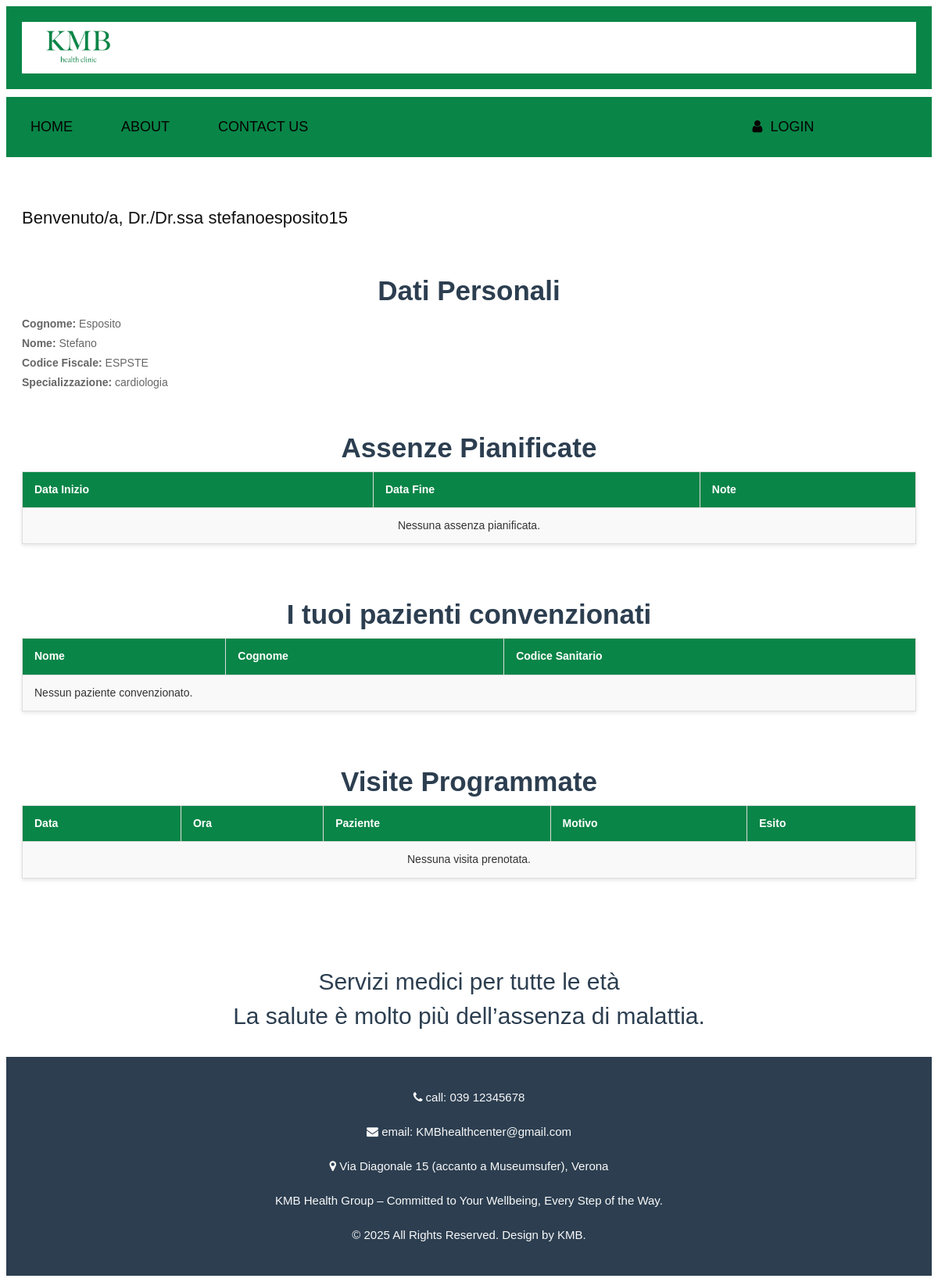
Page /users/medico/ (signed in) on the earlier database version.
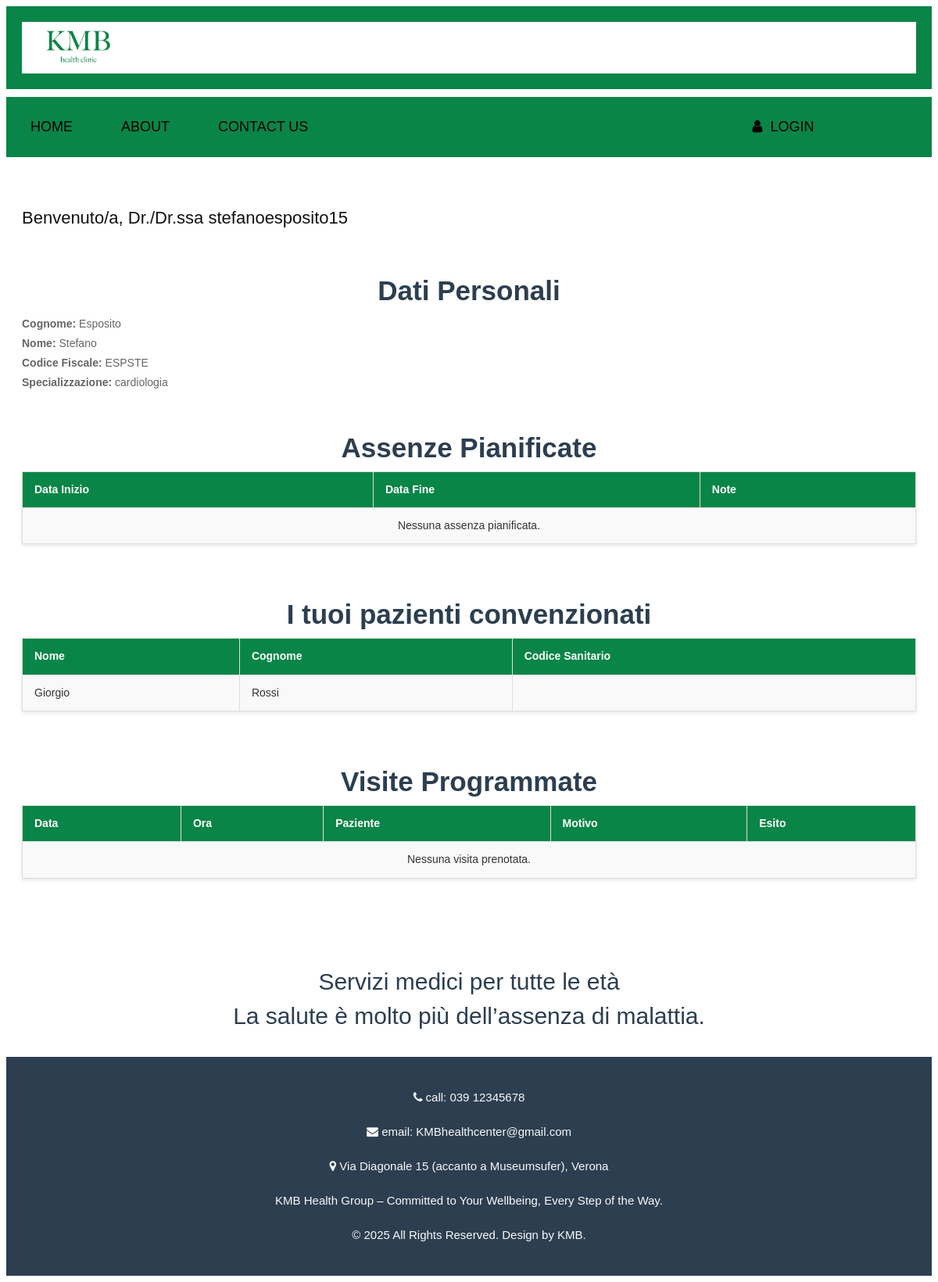
Same page on the later database version.
### users/models.py (models this page shows, shortened)
class UtenteBase(models.Model):
    user = models.OneToOneField(User, on_delete=models.CASCADE, primary_key=True)  # collegamento all'account Django
    cognome = models.CharField(max_length=50)
    nome = models.CharField(max_length=50)
    codice_fiscale = models.CharField(max_length=16)
    class Meta:
        abstract = True  # questo rende la classe astratta

class Medico(UtenteBase):
    specializzazione = models.CharField(max_length=30,   choices=SPECIALIZZAZIONE_CHOICES, blank=True, null=True)
    medici_sostituibili = models.ManyToManyField("self", blank=True)
    class Meta:
        verbose_name = "medico"
        verbose_name_plural = "medici"

class Paziente(UtenteBase):
    data_nascita = models.DateField()
    luogo_nascita = models.CharField(max_length=100)
    email = models.EmailField(default="insericiEmail@example.com")  # obbligatorio
    medico_curante = models.ForeignKey("Medico", on_delete=models.SET_NULL, null=True, related_name="medico_pazienti_curante")
    referente_adulto = models.CharField(max_length=100, blank=True, null=True, help_text="Nome e cognome del referente adulto per i minori di 14 anni")
    class Meta:
        verbose_name = "paziente"
        verbose_name_plural = "pazienti"

### users/views.py (the view)
# urls.py: path('medico/', pagina_medico, name='pagina_medico'),
@login_required
def pagina_medico(request):
    medico = get_object_or_404(Medico, user=request.user)
    pazienti = Paziente.objects.filter(medico_curante=medico)
    visite = Visita.objects.filter(prenotazione__medico=medico)
    medici_sostituibili = medico.medici_sostituibili.all()
    return render(request, 'users/medico.html', {
        'medico': medico,
        'pazienti': pazienti,
        'visite': visite,
        'medici_sostituibili': medici_sostituibili
    })

### users/templates/users/medico.html (shortened to what this page needs)
{% extends 'base.html' %}
{% load static %}
{% block content %}
<div class="white_container">
    <h2 style="text-align: left;">Benvenuto/a, Dr./Dr.ssa {{ request.user.username }}</h2>
    <h3 class="treatment_taital">Dati Personali</h3>
    <ul style="text-align: left;">
        <li><strong>Cognome:</strong> {{ medico.cognome }}</li>
        <li><strong>Nome:</strong> {{ medico.nome }}</li>
        <li><strong>Codice Fiscale:</strong> {{ medico.codice_fiscale }}</li>
        <li><strong>Specializzazione:</strong> {{ medico.specializzazione|default:"Non specificata" }}</li>
    </ul>
    <h3 class="treatment_taital">Assenze Pianificate</h3>
    <table class="table table-striped table-bordered custom_table_style" style="text-align:left;">
        <thead>
            <tr>
                <th>Data Inizio</th>
                <th>Data Fine</th>
                <th>Note</th>
            </tr>
        </thead>
        <tbody>
            {% if assenze %}
                {% for assenza in assenze %}
                <tr>
                    <td>{{ assenza.data_inizio }}</td>
                    <td>{{ assenza.data_fine }}</td>
                    <td>{{ assenza.note }}</td>
                </tr>
                {% endfor %}
            {% else %}
                <tr>
                    <td colspan="3" style="text-align:center;">Nessuna assenza pianificata.</td>
                </tr>
            {% endif %}
        </tbody>
    </table>
    <h3 class="treatment_taital">I tuoi pazienti convenzionati</h3>
    <table class="table table-striped table-bordered custom_table_style">
        <thead>
            <tr>
                <th>Nome</th>
                <th>Cognome</th>
                <th>Codice Sanitario</th>
            </tr>
        </thead>
        <tbody>
            {% for paziente in pazienti %}
                <tr>
                    <td>{{ paziente.nome }}</td>
                    <td>{{ paziente.cognome }}</td>
                    <td>{{ paziente.codice_sanitario }}</td>
                </tr>
            {% empty %}
                <tr>
                    <td colspan="4">Nessun paziente convenzionato.</td>
                </tr>
            {% endfor %}
        </tbody>
    </table>
    <h3 class="treatment_taital">Visite Programmate</h3>
    <table class="table table-striped table-bordered custom_table_style">
        <thead>
            <tr>
                <th>Data</th>
                <th>Ora</th>
                <th>Paziente</th>
                <th>Motivo</th>
                <th>Esito</th>
            </tr>
        </thead>
        <tbody>
            {% if visite %}
                {% for visita in visite %}
                    <tr>
                        <td>{{ visita.prenotazione.data }}</td>
                        <td>{{ visita.prenotazione.ora }}</td>
                        <td>{{ visita.paziente.nome }} {{ visita.paziente.cognome }}</td>
                        <td>{{ visita.prenotazione.tipo }}</td>
                        <td>
                            {% if visita.esito %}
                                {{ visita.esito }}
                            {% else %}
                                <span class="text-muted">Esito non ancora disponibile</span>
                            {% endif %}
                        </td>
                    </tr>
                {% endfor %}
            {% else %}
                <tr>
                    <td colspan="5" style="text-align:center;">Nessuna visita prenotata.</td>
                </tr>
            {% endif %}
        </tbody>
    </table>
</div>
{% endblock %}

### templates/base.html (shortened to what this page needs)
{% load static %}
<!DOCTYPE html>
<html lang="en">
<head>
    <link href="{% static 'css/styles.css' %}" rel="stylesheet">
    <link href="{% static 'css/bootstrap.min.css' %}" rel="stylesheet">
    <link rel="stylesheet" href="https://cdnjs.cloudflare.com/ajax/libs/font-awesome/4.7.0/css/font-awesome.min.css">
</head>
<body>
    {% include 'header.html' %}
    <main id="content">
        {% block content %}
        {% endblock %}
    </main>
    {% include 'footer.html' %}
</body>
</html>

### templates/header.html
{% load static %}
<header>
    <div class="header_section" style="padding-top: 0px; padding-bottom: 10px;">
        <div class="container">
            <div class="custom_bg" style="background-color: white; padding-top: 10px; padding-bottom: 5px;">
                <li class="navbar-brand" style="text-align: left; width: 10%; padding-left: 30px;">
                    <a href="{% url 'home' %}">
                        <img src="{% static 'images/logo2verde.png' %}">
                    </a>
                </li>
            </div>
        </div>
    </div>
    <div class="custom_bg">
        <div class="custom_menu" style="background-color: #098547;">
            <nav>
                    <li class="active">
                        <a href="{% url 'home' %}">Home</a>
                        <a href="{% url 'about' %}">About</a>
                        <a href="{% url 'contact' %}">Contact Us</a>
                    </li>
            </nav>
        </div>
        <div class="custom_menu" style="background-color: #098547; width: 22%">
            <div class="search_btn">
                <li>
                    <a href="{% url 'login' %}"><i class="fa fa-user" aria-hidden="true"></i><span class="signup_text">Login</span></a>
                </li>
            </div>
        </div>
    </div>
    <div style="background-color: white; height: 5px; width: 100%; margin-bottom: 5px;"></div>
</header>

### templates/footer.html
<footer>
    <div class="white_container">
        <p style="font-size:30px; text-align: center; color:#2c3e50;">Servizi medici per tutte le età</h2>
        <p style="font-size:30px; text-align: center; color:#2c3e50;">La salute è molto più dell’assenza di malattia.</h2>
    </div>
    <div class="container" style="background-color:#2c3e50;">
        <p><i class="fa fa-phone"></i> call: 039 12345678</p>
        <p><i class="fa fa-envelope"></i> email: KMBhealthcenter@gmail.com</p>
        <p><i class="fa fa-map-marker"></i> Via Diagonale 15 (accanto a Museumsufer), Verona</p>
        <p>KMB Health Group – Committed to Your Wellbeing, Every Step of the Way.</p>
        <p>© 2025 All Rights Reserved. Design by KMB.</p>
    </div>
</footer>

### static/css/styles.css (style rules this page uses)
* { box-sizing: border-box !important; transition: ease all 0.5s; }
html { scroll-behavior: smooth; overflow-x: hidden; }
body { color: #666666; font-size: 14px; font-family: 'Poppins', sans-serif; line-height: 1.80857; font-weight: normal; overflow-x: hidden; }
a { color: #1f1f1f; text-decoration: none !important; outline: none !important; -webkit-transition: all .3s ease-in-out; -moz-transition: all .3s ease-in-out; -ms-transition: all .3s ease-in-out; -o-transition: all .3s ease-in-out; transition: all .3s ease-in-out; }
h1, h2, h3, h4, h5, h6 { letter-spacing: 0; font-weight: normal; position: relative; padding: 0 0 10px 0; font-weight: normal; line-height: normal; color: #111111; margin: 0 }
h2 { font-size: 22px }
h3 { font-size: 18px }
*, *::after, *::before { -webkit-box-sizing: border-box; -moz-box-sizing: border-box; box-sizing: border-box; }
ul, li, ol { margin: 0px; padding: 0px; list-style: none; }
p { color: #f9f9f9; margin: 20px; font-weight: 300; font-size: 15px; line-height: 24px; }
a { color: #222222; text-decoration: none; outline: none !important; }
a, .btn { text-decoration: none !important; outline: none !important; -webkit-transition: all .3s ease-in-out; -moz-transition: all .3s ease-in-out; -ms-transition: all .3s ease-in-out; -o-transition: all .3s ease-in-out; transition: all .3s ease-in-out; }
img { max-width: 100%; height: auto; }
.header_section { width: 100%; float: left; height: auto; background-size: 100%; background-repeat: no-repeat; padding-top: 30px; }
.navbar-brand { margin: 0px; width: 100%; text-align: center; }
.custom_bg { width: 100%; margin: 0 auto; display: flex; }
.custom_menu { width: 78%; float: left; padding: 15px 0px 15px 0px; }
.custom_menu li a { float: left; font-size: 18px; color: #060202; padding: 7px 24px 7px 24px; text-transform: uppercase; margin: 0px 7px; border-radius: 5px; }
.signup_text { padding-left: 10px; }
.treatment_taital { width: 100%; float: left; font-size: 35px; color: #2c3e50; text-align: center; padding-top: 50px; font-weight: bold; }
.container { background-color:#098547; padding: 20px; text-align: center; }
.white_container { background-color:white; padding: 20px; text-align: center; clear: both; margin-top: 40px; }
.custom_table_style { width: 100%; border-collapse: collapse; margin-bottom: 20px; font-size: 14px; color: #333333; background-color: #f9f9f9; box-shadow: 0 2px 5px rgba(0,0,0,0.1); }
.custom_table_style th, .custom_table_style td { border: 1px solid #ddd; padding: 10px 15px; text-align: left; }
.custom_table_style th { background-color: #098547; color: white; font-weight: 600; }

Differences in the rows shown:
added Paziente: nome "Giorgio", cognome "Rossi"
Other differences:
text no longer shown: "Nessun paziente convenzionato."
